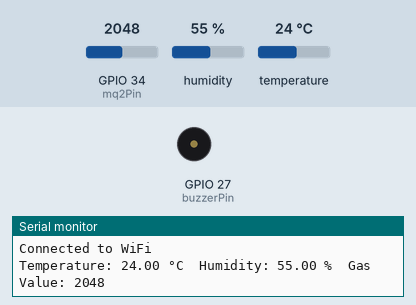
Recording of a sketch running on a simulated ESP32. On the bench: buzzer (waves = sounding, pin HIGH), the last lines printed to the serial monitor. The test bench sets the inputs (shaded band); at power-on: GPIO 34 (mq2Pin) = 2048, humidity 55 %, temperature 24 °C. WiFi joins after 1.5 s; servers stay silent unless stated.

Above: at 3.2 s.
3.3 s: GPIO 34 (mq2Pin) set to 532
8.1 s: GPIO 34 (mq2Pin) set to 463
At 8.8 s:
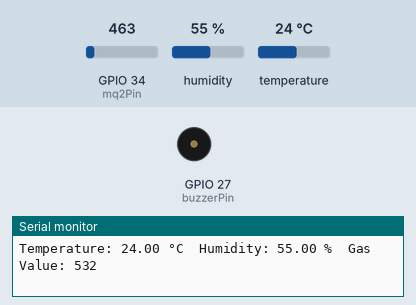
12.9 s: GPIO 34 (mq2Pin) set to 540
At 14.8 s:
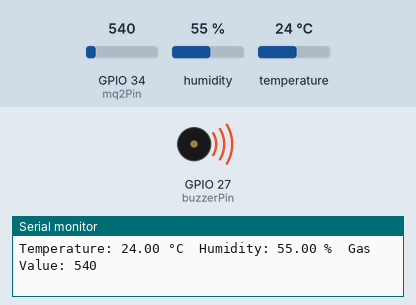
20.6 s: GPIO 34 (mq2Pin) set to 491
At 21.2 s:
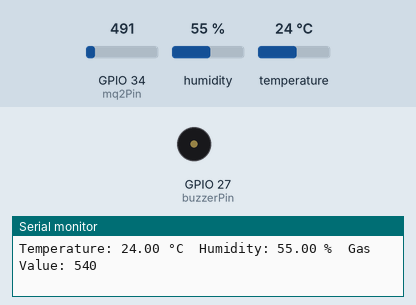
Timing chart, 0 to 23.6 s (numbered marks = the images above; inputs shaded):
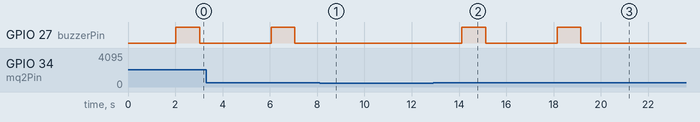

The sketch:

node2.ino
```cpp
// Libraries
#include <WiFi.h>
#include <DHT.h>

// WiFi credentials
const char* ssid = "Realme 7";
const char* password = "liverpoolfc150502";

// DHT11 Sensor
#define DHTPIN 32
#define DHTTYPE DHT11
DHT dht(DHTPIN, DHTTYPE);

// MQ-2 Sensor
const int mq2Pin = 34;

// Buzzer
const int buzzerPin = 27;

void setup() {
  // Initialize Serial Monitor
  Serial.begin(115200);

  // Connect to WiFi
  WiFi.begin(ssid, password);
  while (WiFi.status() != WL_CONNECTED) {
    delay(1000);
    Serial.println("Connecting to WiFi...");
  }
  Serial.println("Connected to WiFi");

  // Initialize DHT11 sensor
  dht.begin();

  // Set the MQ-2 pin as an input
  pinMode(mq2Pin, INPUT);

  // Set the buzzer pin as an output
  pinMode(buzzerPin, OUTPUT);
}

void loop() {
  // Read temperature and humidity from DHT11 sensor
  float temperature = dht.readTemperature();
  float humidity = dht.readHumidity();

  // Read gas concentration from MQ-2 sensor
  int gasValue = analogRead(mq2Pin);

  // Print sensor readings
  Serial.print("Temperature: ");
  Serial.print(temperature);
  Serial.print(" °C\t");
  Serial.print("Humidity: ");
  Serial.print(humidity);
  Serial.print(" %\t");
  Serial.print("Gas Value: ");
  Serial.print(gasValue);
  Serial.println();

  // Check gas concentration
  if (gasValue > 500) {
    // Turn on the buzzer
    digitalWrite(buzzerPin, HIGH);
    delay(1000);
    // Turn off the buzzer
    digitalWrite(buzzerPin, LOW);
    delay(1000);
  }

  delay(2000);
}
```

Measured:
- after the input at 8.1 s, GPIO 27 (buzzerPin): stays LOW (without the input it goes to HIGH after 2.0 s)
- after the input at 12.9 s, GPIO 27 (buzzerPin): alternates HIGH for 1.0 s and LOW for 3.0 s, starting after 1.2 s
- after the input at 20.6 s, GPIO 27 (buzzerPin): stays LOW (without the input it goes to HIGH after 1.6 s)
